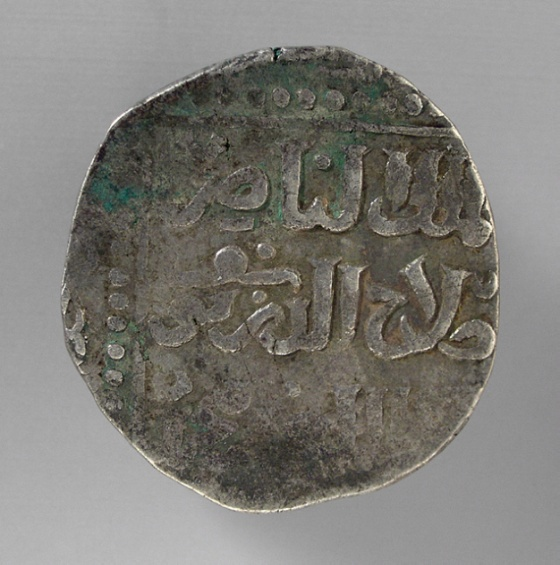
#> input picture video-projects/_READY_TO_FILM/58-kurdistan-statelessness-2026/thumbnails/assets/coin.jpg, 560 x 565 px
$ python -i render.py   (imports and definitions only)
#> lines starting #> are read from the running program, lines starting #| are printed output that depends on the picture
#> further down, picture is the input picture: PIL image 560x565 RGB; mean R, G, B 126.5, 124.6, 119.3
"""Operation render templates that bake the THUMBNAIL-CRAFT-RECIPE in.

Each template enforces the Tier-1 craft by construction:
  - one hero subject, 40-60% of frame, cut out + drop-shadow separation
  - edge vignette + saturation pop (depth)
  - headline: <=3 words/line, size-FLOOR enforced (survives 160px), heavy stroke, ONE accent color
  - one accent at the focal point, in the SAME colour as the headline accent (`--accent`).
    NOT necessarily red: the own-channel data retired the "red pop = look-here signal" claim
    (CTR-THUMBNAIL-FINDINGS-2026-06: red is "neither a winner rule nor a poison rule … do not
    prescribe or penalize red from this data"). Red remains a craft option, not a channel law.
  - a 160px proof saved next to every render (judge clarity there, not at full size)

Operations:  face_compression | dossier_document | map_visual_answer | mechanism_reframe

CLI:
  python -m tools.thumbnail.render dossier  --asset coin.jpg --text "PROOF OF|A STATE" --accent yellow --out out.png
  python -m tools.thumbnail.render --demo b --project-dir "video-projects/.../58-kurdistan-statelessness-2026/thumbnails"

See: .claude/REFERENCE/THUMBNAIL-CRAFT-RECIPE.md
"""
from __future__ import annotations

import argparse
import os
from PIL import Image, ImageDraw, ImageFont, ImageEnhance, ImageFilter, ImageChops

LANCZOS = Image.Resampling.LANCZOS

W, H = 1280, 720
IMPACT = "C:/Windows/Fonts/impact.ttf"
ARIAL_BLACK = "C:/Windows/Fonts/ariblk.ttf"

# palette
WHITE = (245, 243, 238)
YELLOW = (255, 210, 63)
RED = (206, 26, 26)
CHARCOAL = (20, 22, 24)
ACCENTS = {"yellow": YELLOW, "red": RED, "white": WHITE}

# recipe constants
MIN_HEADLINE_PX = 110          # text size floor so it survives 160px (R6)
EDGE_MARGIN = 55               # keep text off edges
BADGE_ZONE = (1030, 620, W, H) # bottom-right duration badge — keep clear


# --------------------------------------------------------------------------- #
# primitives
# --------------------------------------------------------------------------- #
def _font(sz: int, path: str = IMPACT) -> ImageFont.FreeTypeFont:
    return ImageFont.truetype(path, sz)


def load_rgb(path: str) -> Image.Image:
    return Image.open(path).convert("RGB")


def pop(img: Image.Image, contrast=1.18, color=1.25, brightness=1.04, sharpen=True) -> Image.Image:
    """Saturation/contrast pop so the subject reads off a dark shelf (R4)."""
#> called with contrast = 1.18, color = 1.25, brightness = 1.04, sharpen = True
    img = ImageEnhance.Contrast(img).enhance(contrast)
    img = ImageEnhance.Color(img).enhance(color)
    img = ImageEnhance.Brightness(img).enhance(brightness)
    if sharpen:
        img = img.filter(ImageFilter.UnsharpMask(radius=3, percent=140, threshold=2))
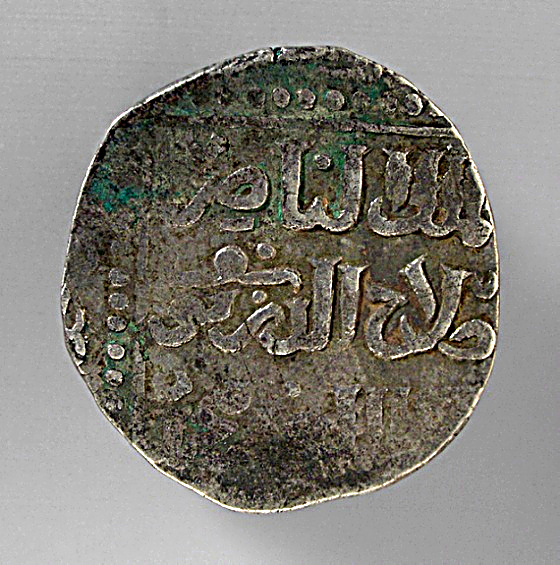
#> img: PIL image 560x565 RGB; mean R, G, B 131.1, 128.3, 120.6
    return img


# [102 lines left out: functions square_center_crop, circular_rgba, feather_left_rgba, drop_shadow, vignette, radial_glow and 3 more, not called in this run]


def _darken(color, factor=0.55):
    return tuple(max(0, int(c * factor)) for c in color)


def accent_bar(img: Image.Image, xy, w, h=14, color=RED):
    ImageDraw.Draw(img).rectangle([xy[0], xy[1], xy[0] + w, xy[1] + h], fill=color)


# [86 lines left out: functions accent_seal, proof_160, save, face_compression, dossier_document, map_visual_answer, not called in this run]


def mechanism_reframe(asset, lines, out, accent="yellow"):
    """HOW/mechanism: same craft as dossier but the overlay names the THESIS, not the topic."""
    return dossier_document(asset, lines, out, accent=accent, seal=False)


# --------------------------------------------------------------------------- #
# variants + demos
# --------------------------------------------------------------------------- #
def _report(out, warns):
    flag = "  ! " + "; ".join(warns) if warns else "  ok"
    print(f"saved {os.path.basename(out)} (+_160){flag}")


# [59 lines left out: functions demo_b, demo_a, demo_c, main, not called in this run]


# [2 lines not run here, left out]

>>> from PIL import Image
>>> picture = Image.open('../../video-projects/_READY_TO_FILM/58-kurdistan-statelessness-2026/thumbnails/assets/coin.jpg')
>>> result = pop(picture)
